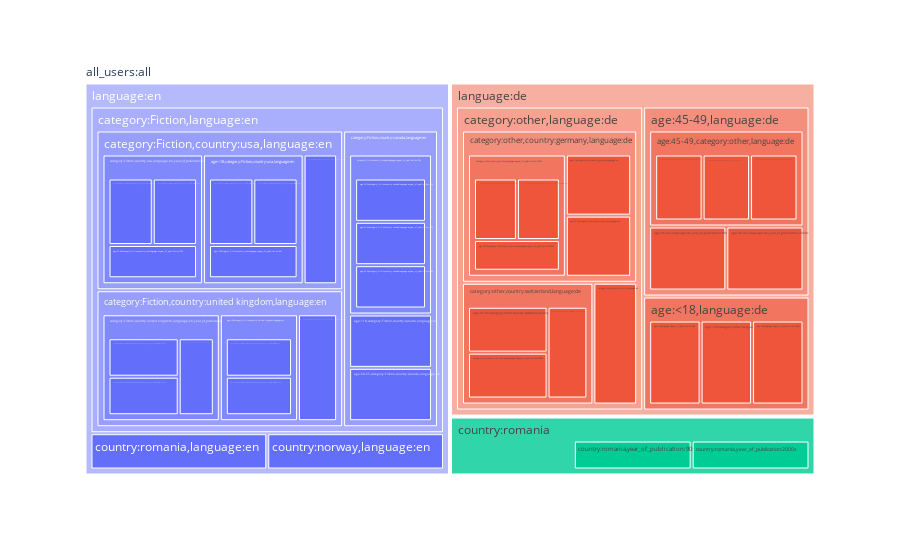

Notebook source saved alongside this figure:
### Code cell
book_hs = hr.HypothesisRow.df_to_list(book_df)
book_treemap = tm.make_treemap_from_range(book_hs, 0, 20)
book_treemap

### Figure 1 — Plotly figure (JSON) as saved in the notebook; plotly's stock layout.template omitted (floating-point values rounded to 4 significant figures)
{"data": [{"domain": {"x": [0, 1], "y": [0, 1]}, "hovertemplate": "label=%{label}<br>parent=%{parent}<extra></extra>", "labels": ["all_users:all", "language:de", "language:en", "country:romania", "age:<18,language:de", "category:other,language:de", "age:45-49,language:de", "category:other,country:austria,language:de", "category:other,country:germany,language:de", "category:other,country:switzerland,language:de", "country:romania,language:en", "country:norway,language:en", "category:Fiction,language:en", "category:Fiction,country:canada,language:en", "category:Fiction,country:united kingdom,language:en", "category:Fiction,country:usa,language:en", "age:<18,category:Fiction,country:canada,language:en", "category:Fiction,country:canada,language:en,year_of_publication:90s", "age:50-55,category:Fiction,country:canada,language:en", "age:18-24,category:Fiction,country:canada,language:en,year_of_publication:90s", "age:35-44,category:Fiction,country:canada,language:en,year_of_publication:90s", "age:25-34,category:Fiction,country:canada,language:en,year_of_publication:90s", "category:Fiction,country:usa,language:en,year_of_publication:90s", "age:<18,category:Fiction,country:usa,language:en", "category:Fiction,country:usa,language:en,year_of_publication:60s", "age:25-34,category:Fiction,country:usa,language:en,year_of_publication:90s", "age:18-24,category:Fiction,country:usa,language:en,year_of_publication:90s", "age:35-44,category:Fiction,country:usa,language:en,year_of_publication:90s", "category:other,country:germany,language:de,year_of_publication:2000s", "age:<18,category:other,country:germany,language:de", "age:50-55,category:other,country:germany,language:de", "age:35-44,category:other,country:germany,language:de,year_of_publication:2000s", "age:25-34,category:other,country:germany,language:de,year_of_publication:2000s", "age:18-24,category:other,country:germany,language:de,year_of_publication:2000s", "category:Fiction,country:united kingdom,language:en,year_of_publication:2000s", "category:Fiction,country:united kingdom,language:en,year_of_publication:70s", "age:>56,category:Fiction,country:united kingdom,language:en", "age:35-44,category:Fiction,country:united kingdom,language:en,year_of_publication:2000s", "age:25-34,category:Fiction,country:united kingdom,language:en,year_of_publication:2000s", "age:18-24,category:Fiction,country:united kingdom,language:en,year_of_publication:2000s", "age:35-44,category:other,country:switzerland,language:de", "category:other,country:switzerland,language:de,year_of_publication:2000s", "age:18-24,category:other,country:switzerland,language:de", "age:<18,category:Fiction,country:usa,language:en,year_of_publication:90s", "age:<18,category:Fiction,country:usa,language:en,year_of_publication:2000s", "age:<18,category:Fiction,country:usa,language:en,year_of_publication:80s", "age:<18,language:de,year_of_publication:90s", "age:<18,category:other,language:de", "age:<18,language:de,year_of_publication:2000s", "age:45-49,language:de,year_of_publication:90s", "age:45-49,category:other,language:de", "age:45-49,language:de,year_of_publication:2000s", "age:45-49,category:other,language:de,year_of_publication:2000s", "age:45-49,category:other,country:germany,language:de", "age:45-49,category:other,language:de,year_of_publication:90s", "country:romania,language:en", "country:romania,year_of_publication:90s", "country:romania,year_of_publication:2000s", "age:>56,category:Fiction,country:united kingdom,language:en,year_of_publication:90s", "age:>56,category:Fiction,country:united kingdom,language:en,year_of_publication:2000s"], "name": "", "parents": ["", "all_users:all", "all_users:all", "all_users:all", "language:de", "language:de", "language:de", "category:other,language:de", "category:other,language:de", "category:other,language:de", "language:en", "language:en", "language:en", "category:Fiction,language:en", "category:Fiction,language:en", "category:Fiction,language:en", "category:Fiction,country:canada,language:en", "category:Fiction,country:canada,language:en", "category:Fiction,country:canada,language:en", "category:Fiction,country:canada,language:en,year_of_publication:90s", "category:Fiction,country:canada,language:en,year_of_publication:90s", "category:Fiction,country:canada,language:en,year_of_publication:90s", "category:Fiction,country:usa,language:en", "category:Fiction,country:usa,language:en", "category:Fiction,country:usa,language:en", "category:Fiction,country:usa,language:en,year_of_publication:90s", "category:Fiction,country:usa,language:en,year_of_publication:90s", "category:Fiction,country:usa,language:en,year_of_publication:90s", "category:other,country:germany,language:de", "category:other,country:germany,language:de", "category:other,country:germany,language:de", "category:other,country:germany,language:de,year_of_publication:2000s", "category:other,country:germany,language:de,year_of_publication:2000s", "category:other,country:germany,language:de,year_of_publication:2000s", "category:Fiction,country:united kingdom,language:en", "category:Fiction,country:united kingdom,language:en", "category:Fiction,country:united kingdom,language:en", "category:Fiction,country:united kingdom,language:en,year_of_publication:2000s", "category:Fiction,country:united kingdom,language:en,year_of_publication:2000s", "category:Fiction,country:united kingdom,language:en,year_of_publication:2000s", "category:other,country:switzerland,language:de", "category:other,country:switzerland,language:de", "category:other,country:switzerland,language:de", "age:<18,category:Fiction,country:usa,language:en", "age:<18,category:Fiction,country:usa,language:en", "age:<18,category:Fiction,country:usa,language:en", "age:<18,language:de", "age:<18,language:de", "age:<18,language:de", "age:45-49,language:de", "age:45-49,language:de", "age:45-49,language:de", "age:45-49,category:other,language:de", "age:45-49,category:other,language:de", "age:45-49,category:other,language:de", "country:romania", "country:romania", "country:romania", "age:>56,category:Fiction,country:united kingdom,language:en", "age:>56,category:Fiction,country:united kingdom,language:en"], "type": "treemap"}], "layout": {"legend": {"tracegroupgap": 0}, "margin": {"t": 60}}}
